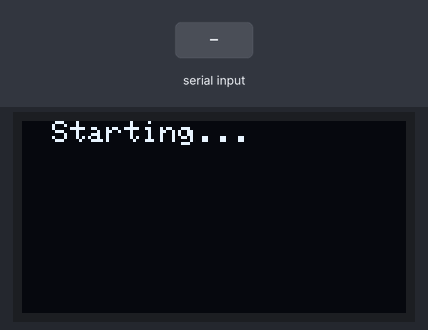
Recording of a sketch running on a simulated Arduino Uno, built with avr-gcc and run on an emulated ATmega328P. Parts: 128×64 one-colour display. The test bench sets the inputs (shaded band). The display library's start-up logo is not drawn.

Above: at 2.1 s.
At 5.2 s:
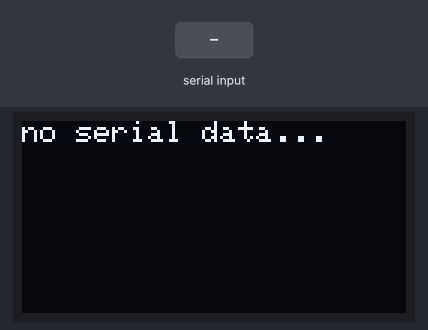
5.3 s: "90,45,200\n" received over Serial
At 8.2 s:
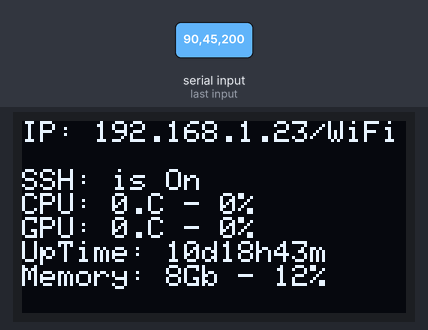
8.3 s: "30,150,10\n" received over Serial
9.8 s: "90,45\n" received over Serial
At 12.5 s:
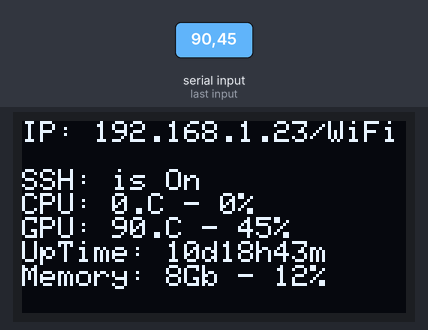
12.8 s: "30,150\n" received over Serial
At 16.8 s:
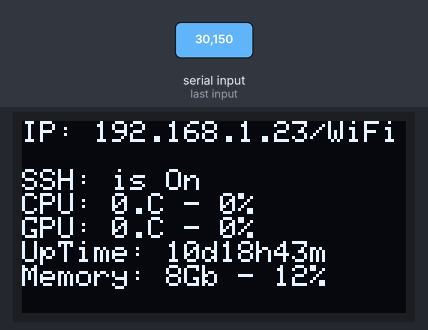
Timing chart, 0 to 18.3 s (numbered marks = the images above; inputs shaded):
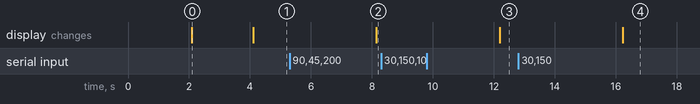

Measured:
- after the input at 5.3 s, the display: changes after 2.8 s (image 2)
- after the input at 8.3 s, every drawn part: stays the same
- after the input at 9.8 s, the display: changes after 2.4 s (image 3)
- after the input at 12.8 s, the display: changes after 3.4 s (image 4)
- what the display in image 0 shows lasts 2.0 s, from 2.1 s to 4.1 s

The sketch:

PC-DisplayOLED-SSD1306_OLEDv2.ino
```cpp
#include <SPI.h>
#include <Wire.h>
#include <Adafruit_GFX.h>
#include <Adafruit_SSD1306.h>

#define SCREEN_WIDTH 128 // OLED display width, in pixels
#define SCREEN_HEIGHT 64 // OLED display height, in pixels

// Declaration for an SSD1306 display connected to I2C (SDA, SCL pins)
// The pins for I2C are defined by the Wire-library.
// On an arduino UNO:       A4(SDA), A5(SCL)
// On an arduino MEGA 2560: 20(SDA), 21(SCL)
// On an arduino LEONARDO:   2(SDA),  3(SCL), ...
#define OLED_RESET     -1 // Reset pin # (or -1 if sharing Arduino reset pin)
#define SCREEN_ADDRESS 0x3D ///< See datasheet for Address; 0x3D for 128x64, 0x3C for 128x32
Adafruit_SSD1306 display(SCREEN_WIDTH, SCREEN_HEIGHT, &Wire, OLED_RESET);

int cpuTemp = 0;
int cpuUsage = 0;
int gpuTemp = 0;
int gpuUsage = 0;
String staticData = "";

void setup() {
    Serial.begin(115200); //115200 112500 9600
    display.begin(SSD1306_SWITCHCAPVCC, 0x3C);
    display.display();
    delay(2000);
    display.clearDisplay();

    //display.setTextSize(2); // Draw 2X-scale text
    display.setTextColor(SSD1306_WHITE);
    display.setCursor(10, 0);
    display.println(F("Starting..."));
    display.display();
    delay(2000);
    display.clearDisplay();
}

void loop() {
    if (Serial.available() > 0)
    {
        staticData = Serial.readString();
        cpuTemp = staticData.substring(1, 4).toInt();
        cpuUsage = staticData.substring(5, 8).toInt();
        gpuTemp = staticData.substring(9, 12).toInt();
        gpuUsage = staticData.substring(13, 16).toInt();
        if (cpuTemp >= 0 && cpuUsage >= 0 && gpuTemp >= 0 && gpuUsage >= 0)
        {
            //displayStatic();
            display.clearDisplay();
            display.setTextColor(SSD1306_WHITE);
            display.setTextSize(1);
            display.setFont(NULL);
            display.setCursor(0, 0);

            //display.println(F("<<display connected>>"));
            //display.println(" ");

            display.println("IP: 192.168.1.23/WiFi"); //1
            display.println(" ");                     //2

            display.println("SSH: is On");            //3

            display.print("CPU: ");                   //4
            display.print(cpuTemp);
            display.print(".");
            display.print("C - ");
            display.print(cpuUsage);
            display.println("%");

            display.print("GPU: ");                   //5
            display.print(gpuTemp);
            display.print(".");
            display.print("C - ");
            display.print(gpuUsage);
            display.println("%");

            display.println("UpTime: 10d18h43m");     //6
            display.print("Memory: 8Gb - 12%");       //7

            //display.println("8"); not printed, only 7 printed


            display.display();
            delay(2000);
            display.clearDisplay();
        }
        else
        {
            //displayError(1);
            display.setTextColor(SSD1306_WHITE);
            display.setCursor(0, 0);
            display.println(F("display error..."));
            display.display();
            delay(2000);

        }
    }
    else
    {
        display.setTextColor(SSD1306_WHITE);
        display.setCursor(0, 0);
        display.println(F("no serial data..."));
        display.display();
        delay(2000);

    }
    delay(1000);
    display.clearDisplay();
}

void displayError(int code) {
    display.clearDisplay();
    display.setCursor(0, 0);
    display.println(F("Error TwT"));
    display.setCursor(0, 1);
    switch (code) {
    case 1: {
        display.println("No Data");
    }
    }
}

void displayStatic() {
    display.clearDisplay();
    display.setCursor(0, 0);
    display.println(F("CPU:"));
    display.setCursor(8 - checkNumUnit(cpuTemp), 0);          //0123456789012345
    display.println(cpuTemp);                                //CPU: 100.C 100%
    display.println(F("\xDF"));
    display.println(F("C "));
    display.setCursor(14 - checkNumUnit(cpuUsage), 0);
    display.println(cpuUsage);
    display.println(F("%"));
    display.setCursor(0, 1);
    display.println(F("GPU:"));
    display.setCursor(8 - checkNumUnit(gpuTemp), 1);          //0123456789012345
    display.println(gpuTemp);                                //GPU: 100.C 100%
    display.println(F("\xDF"));
    display.println(F("C "));
    display.setCursor(14 - checkNumUnit(gpuUsage), 1);
    display.println(gpuUsage);
    display.println(F("%"));
}

int checkNumUnit(int num) {
    int temp = num;
    int numUnit = 1;
    while (temp >= 10) {
        temp /= 10;
        numUnit++;
    }
    return numUnit;
}
```

PC_DisplayOLED_SSD1306_OLEDv2.cpp
```cpp
/*
 Name:		PC_DisplayOLED_SSD1306_OLEDv2.cpp
 Created:	1/27/2025 6:38:48 PM
 Author:	fustok
 Editor:	http://www.visualmicro.com
*/

#include "PC_DisplayOLED_SSD1306_OLEDv2.h"
```

PC_DisplayOLED_SSD1306_OLEDv2.h
```cpp
/*
 Name:		PC_DisplayOLED_SSD1306_OLEDv2.h
 Created:	1/27/2025 6:38:48 PM
 Author:	fustok
 Editor:	http://www.visualmicro.com
*/

#ifndef _PC_DisplayOLED_SSD1306_OLEDv2_h
#define _PC_DisplayOLED_SSD1306_OLEDv2_h

#if defined(ARDUINO) && ARDUINO >= 100
	#include "arduino.h"
#else
	#include "WProgram.h"
#endif


#endif
```
